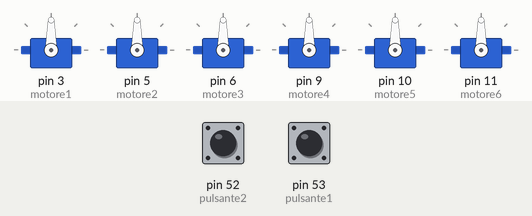
The sketch below on a simulated Arduino Mega 2560, built with avr-gcc and run on an emulated ATmega2560. Parts: 6 × servo. The test bench sets the inputs (shaded band); at power-on: pin 52 (pulsante2) LOW, pin 53 (pulsante1) LOW.

Above: at 1.2 s.
1.3 s: pin 52 (pulsante2) pulled HIGH for 0.15 s
At 1.75 s:
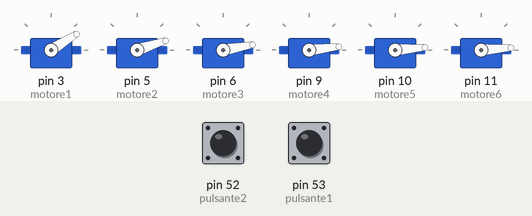
4.3 s: pin 53 (pulsante1) pulled HIGH for 3.2 s
At 5.4 s:
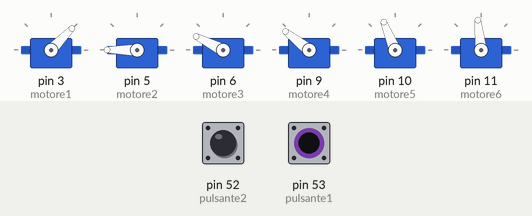
9.7 s: pin 53 (pulsante1) pulled HIGH for 0.15 s
12.7 s: pin 52 (pulsante2) pulled HIGH for 1 s
At 14.05 s:
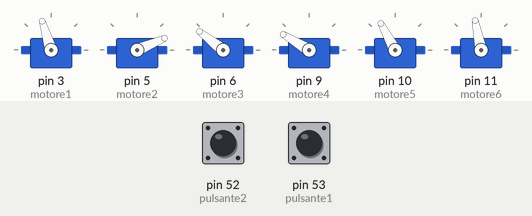
16.0 s: pin 53 (pulsante1) pulled HIGH for 1 s
At 16.7 s:
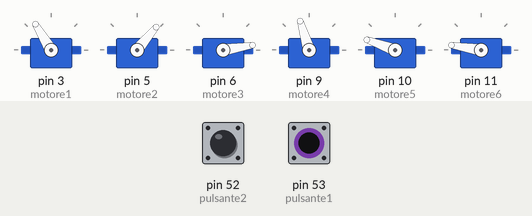
19.3 s: pin 53 (pulsante1) pulled HIGH for 0.15 s
Timing chart, 0 to 25.3 s (numbered marks = the images above; inputs shaded):
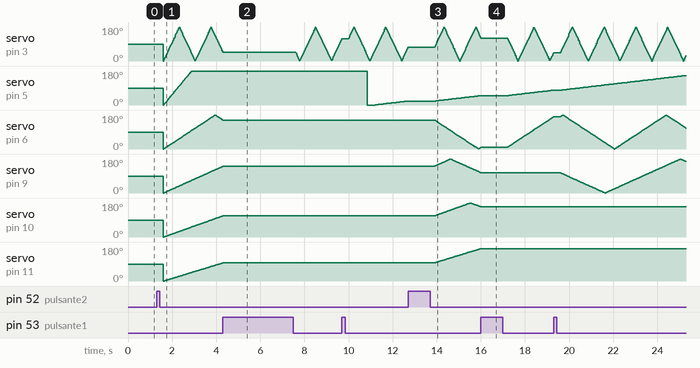

Measured:
- after the input at 4.3 s, servo on pin 5 (motore2): stops changing and stays 180°; servo on pin 6 (motore3): goes on until 4.3 s, then stays 153°; servo on pin 9 (motore4): goes on until 4.3 s, then stays 142°; servo on pin 10 (motore5): goes on until 4.3 s, then stays 112°; servo on pin 11 (motore6): goes on until 4.3 s, then stays 96°
- after the input at 12.7 s, servo on pin 9 (motore4): rises from 142° to 180° in 0.71 s, then falls to 107° in 1.4 s; servo on pin 10 (motore5): rises from 112° to 180° in 1.6 s, then falls to 160° in 0.47 s; servo on pin 11 (motore6): moves from 96° to 171° over 2.1 s, starting after 1.2 s
- after the input at 16.0 s, servo on pin 9 (motore4): stops changing and stays 107°; servo on pin 10 (motore5): stays 160° (without the input it goes to 159° after 0.02 s); servo on pin 11 (motore6): stays 171° (without the input it goes to 172° after 0.01 s)

The sketch:

motori_arduino.ino
```cpp
#include <Servo.h>
#include <String.h>
/*DEFINIAMO I PULSANTI E MOTORI*/
Servo motore1, motore2, motore3, motore4, motore5, motore6;/*, motore7, motore8; */
int pulsante1 = 53;
int pulsante2 = 52;
int lucON = 51;
int lucOFF = 50;
/*DEFINIZIONE DI VARIABILI VARIE*/
int mode=0;
int v1=3;/*v1=250*/
long m1=0;
int g1=0;
int s1=0;
int v2=6;/*v2=204*/
long m2=0;
int g2=0;
int s2=0;
int v3=12;/*v3=185*/
long m3=0;
int g3=0;
int s3=0;
int v4=18;/*v4=164*/
long m4=0;
int g4=0;
int s4=0;
int v5=23;/*v5=125*/
long m5=0;
int g5=0;
int s5=0;
int v6=27;/*v6=112*/
long m6=0;
int g6=0;
int s6=0;
int v7=30;/*v7=102*/
long m7=0;
int g7=0;
int s7=0;
int v8=36;/*v8=97*/
long m8=0;
int g8=0;
int s8=0;
/*
 * mode:
 * 0= FERMO
 * 1 = 1pianeta etc...
 * 8 = TUTTO ACCESO
*/
void setup() {
motore1.attach(3);
motore2.attach(5);
motore3.attach(6);
motore4.attach(9);
motore5.attach(10);
motore6.attach(11);
/*
motore7.attach();
motore8.attach();
*/
pinMode(pulsante1,INPUT);
pinMode(pulsante2,INPUT);
Serial.begin(9600);
}
void loop() {
  /*Controllo pulsante 1*/
while(digitalRead(pulsante1)==1){
  if(mode==8){
  mode=0;
  }else{
   mode++;
  }
  delay(300);
  }
  /*Controllo pulsante 2*/
while(digitalRead(pulsante2)==1){
  if(mode<=8 and mode!=0){
  mode=0;
  }else{
   mode=8;
  }
  delay(300);
  }
/*Scrittura varie modalità*/
  if(g1==180){
    s1=1;
  }else if(g1==0){
    s1=0;
  }

  if(millis() - m1 > v1 and mode>=1){
  m1=millis();
  if(s1==0){
   motore1.write(g1);
   g1++;
  }else if(s1==1){
    motore1.write(g1);
   g1--;
  }
}
  if(millis() - m2 > v2 and mode>=2){
  m2=millis();
  if(s2==0){
   motore2.write(g2);
   g2++;
  }else if(s2==1){
    motore2.write(g2);
   g2--;
  }
}
  if(g3==180){
    s3=1;
  }else if(g3==0){
    s3=0;
  }
  if(millis() - m3 > v3 and mode>=3){
  m3=millis();
  if(s3==0){
   motore3.write(g3);
   g3++;
  }else if(s3==1){
    motore3.write(g3);
   g3--;
  }
}
  if(g4==180){
    s4=1;
  }else if(g4==0){
    s4=0;
  }
  if(millis() - m4 > v4 and mode>=4){
  m4=millis();
  if(s4==0){
   motore4.write(g4);
   g4++;
  }else if(s4==1){
    motore4.write(g4);
   g4--;
  }
}
  if(g5==180){
    s5=1;
  }else if(g5==0){
    s5=0;
  }
  if(millis() - m5 > v5 and mode>=5){
  m5=millis();
  if(s5==0){
   motore5.write(g5);
   g5++;
  }else if(s5==1){
    motore5.write(g5);
   g5--;
  }
}
  if(g6==180){
    s6=1;
  }else if(g6==0){
    s6=0;
  }
  if(millis() - m6 > v6 and mode>=6){
  m6=millis();
  if(s6==0){
   motore6.write(g6);
   g6++;
  }else if(s6==1){
    motore6.write(g6);
   g6--;
  }
}
  if(g3==180){
    s3=1;
  }else if(g3==0){
    s3=0;
  }
  if(millis() - m3 > v3 and mode>=3){
  m3=millis();
  if(s3==0){
   motore3.write(g3);
   g3++;
  }else if(s3==1){
    motore3.write(g3);
   g3--;
  }
}
  if(mode>0){
  digitalWrite(lucON,HIGH);
  digitalWrite(lucOFF,LOW);
  }else{
  digitalWrite(lucON,LOW);
  digitalWrite(lucOFF,HIGH);
  }
}
```
